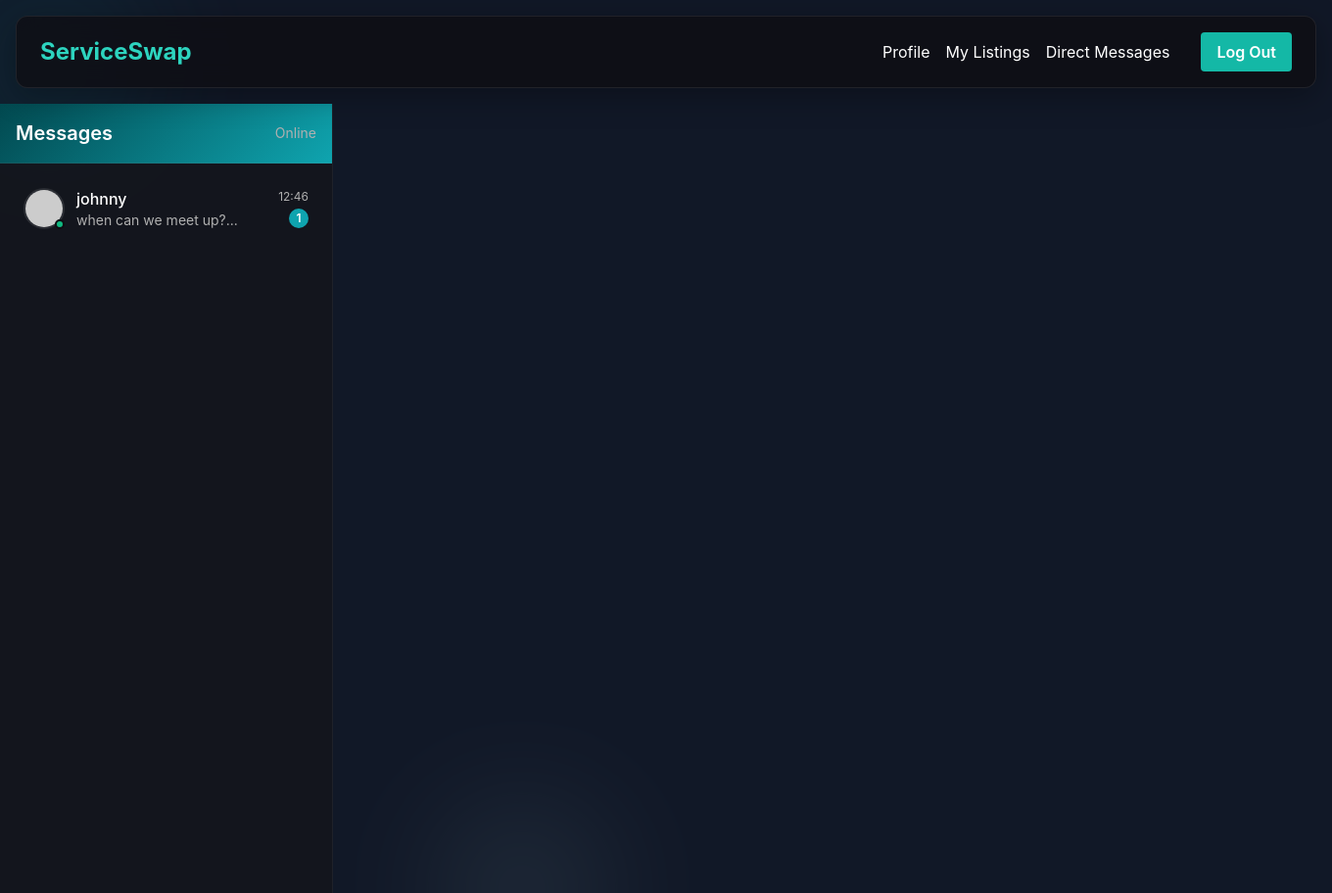
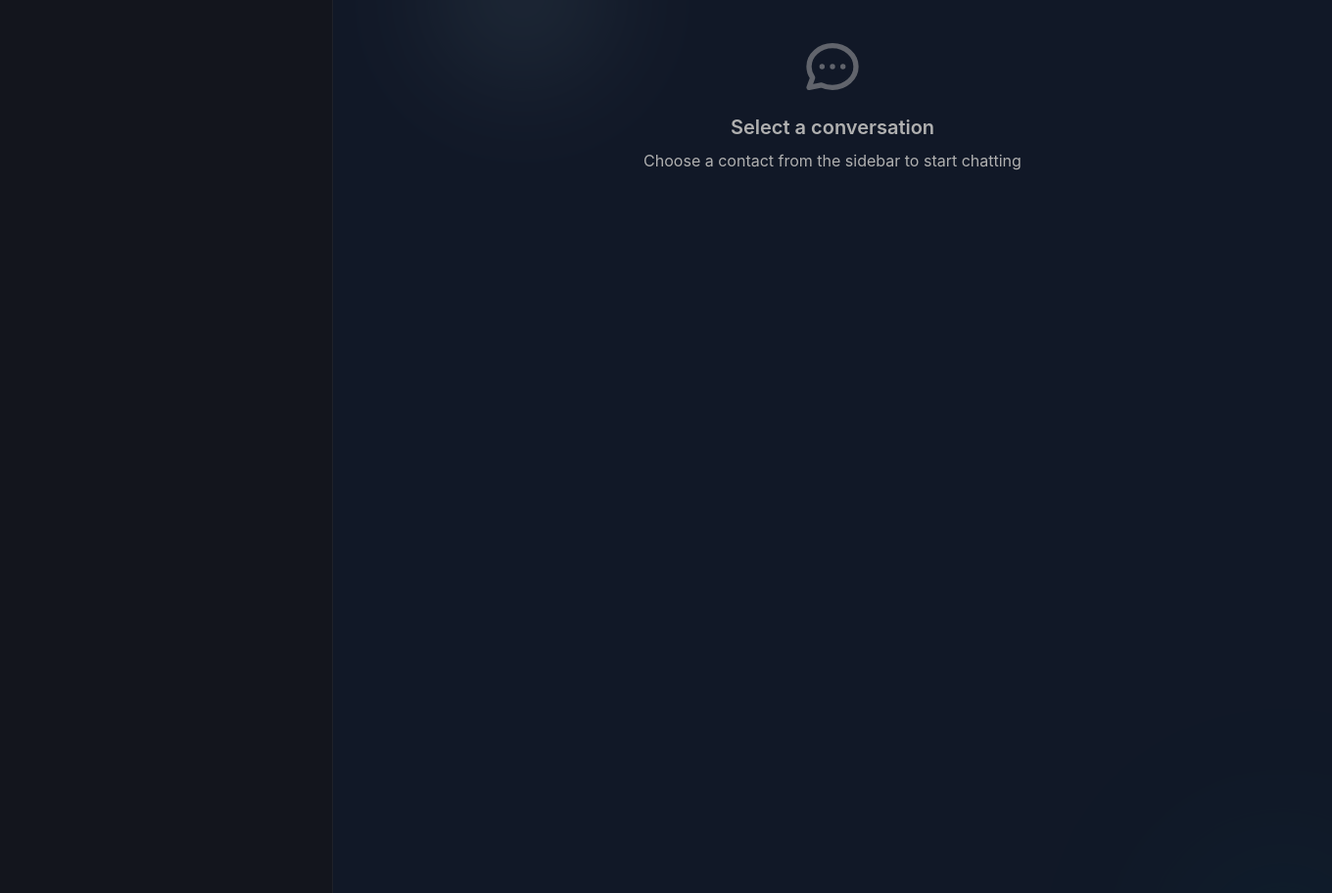
The app's page /inbox/ (signed in) with its own data (2 pictures, top to bottom).
### app.py (models this page shows)
class Users(db.Model, UserMixin):
    __tablename__ = 'users'
    id = db.Column(db.Integer, primary_key=True)
    username = db.Column(db.String(80), nullable=False)
    email = db.Column(db.String(120), unique=True, nullable=False)
    password = db.Column(db.String(200), nullable=False)
    talking_to = db.Column(MutableList.as_mutable(JSON), default=list)
    bio = db.Column(db.Text, default="")
    qualifications = db.Column(MutableList.as_mutable(JSON), default=list)
    profile_picture = db.Column(db.String(200), default="imgs/user.png")

class Message(db.Model):
    __tablename__ = 'messages'
    id = db.Column(db.Integer, primary_key=True)
    sender_id = db.Column(db.Integer, db.ForeignKey('users.id'), nullable=False)
    receiver_id = db.Column(db.Integer, db.ForeignKey('users.id'), nullable=False)
    content = db.Column(db.Text, nullable=False)
    timestamp = db.Column(db.DateTime, default=datetime.utcnow)
    is_read = db.Column(db.Boolean, default=False)
    sender = db.relationship('Users', foreign_keys=[sender_id], backref='sent_messages')
    receiver = db.relationship('Users', foreign_keys=[receiver_id], backref='received_messages')

### app.py (the view)
@app.route('/inbox/')
@login_required
def inbox():
    talking_to_ids = current_user.talking_to
    chat_users = []
    for user_id in talking_to_ids:
        user = Users.query.get(user_id)
        if user:
            last_message = Message.query.filter(
                ((Message.sender_id == current_user.id) & (Message.receiver_id == user_id)) |
                ((Message.sender_id == user_id) & (Message.receiver_id == current_user.id))
            ).order_by(Message.timestamp.desc()).first()
            unread_count = Message.query.filter(
                Message.sender_id == user_id,
                Message.receiver_id == current_user.id,
                Message.is_read == False
            ).count()
            chat_users.append({
                'user': user,
                'last_message': last_message,
                'unread_count': unread_count
            })
    chat_users.sort(key=lambda x: x['last_message'].timestamp if x['last_message'] else datetime.min, reverse=True)
    chat_with_id = request.args.get("chat_with", type=int)
    chat_users_data = [
        {
            "id": chat['user'].id,
            "username": chat['user'].username,
            "unread_count": chat['unread_count']
        }
        for chat in chat_users
    ]
    return render_template("inbox.html", chat_users=chat_users, current_user=current_user,
                           chat_with_id=chat_with_id, chat_users_json=chat_users_data)

### app.py (called while the page is built)
@login_manager.user_loader
def load_user(user_id):
    return Users.query.get(int(user_id))

### templates/inbox.html (shortened to what this page needs)
{% extends "base.html" %}
{% block content %}
<div class="gradient-circle circle-1"></div>
<div class="gradient-circle circle-2"></div>
<div class="gradient-circle circle-3"></div>
<div class="flex h-screen overflow-hidden">
    <div class="w-1/4 sidebar">
        <header class="p-4 border-b border-gray-800 flex justify-between items-center header">
            <h1 class="text-xl font-semibold">Messages</h1>
            <div class="text-sm text-secondary">Online</div>
        </header>
        <div class="overflow-y-auto h-screen p-3 mb-9 pb-20">
            {% for chat in chat_users %}
            <div onclick="startChat('{{ chat.user.username }}', {{ chat.user.id }})"
                 class="flex items-center mb-3 contact-item p-3 rounded-md cursor-pointer"
                 data-user-id="{{ chat.user.id }}">
                <div class="relative">
                    <img src="https://placehold.co/200x/ffa8e4/ffffff.svg?text={{ chat.user.username|first|upper }}&font=Lato"
                         alt="User Avatar" class="avatar">
                    <div class="status-indicator"></div>
                </div>
                <div class="flex-1 ml-3">
                    <p class="text-primary font-medium">{{ chat.user.username }}</p>
                    <p class="text-secondary text-sm truncate">
                        {% if chat.last_message %}
                            {{ chat.last_message.content[:30] }}...
                        {% else %}
                            No messages yet
                        {% endif %}
                    </p>
                </div>
                <div class="flex flex-col items-end">
                    <div class="text-xs text-secondary mb-1">
                        {% if chat.last_message %}
                            {{ chat.last_message.timestamp.strftime('%H:%M') }}
                        {% endif %}
                    </div>
                    {% if chat.unread_count > 0 %}
                        <div class="unread-badge">{{ chat.unread_count }}</div>
                    {% endif %}
                </div>
            </div>
            {% endfor %}
        </div>
    </div>
    <div class="flex-1 w-3/4 empty-state" id="empty-state">
        <svg fill="none" stroke="currentColor" viewBox="0 0 24 24">
            <path stroke-linecap="round" stroke-linejoin="round" stroke-width="2" d="M8 12h.01M12 12h.01M16 12h.01M21 12c0 4.418-4.03 8-9 8a9.863 9.863 0 01-4.255-.949L3 20l1.395-3.72C3.512 15.042 3 13.574 3 12c0-4.418 4.03-8 9-8s9 3.582 9 8z"></path>
        </svg>
        <h3 class="text-xl font-semibold mb-2">Select a conversation</h3>
        <p>Choose a contact from the sidebar to start chatting</p>
    </div>
</div>
{% endblock %}

### static/css/style.css (style rules this page uses)
body { background-color: #262626; color: white; }

### templates/base.html (style rules this page uses)
:root { --primary: #0FA4AF; --primary-dark: #024950; --primary-light: #AFDDE5; --accent: #269af2; --bg-dark: #0f0f13; --bg-darker: #0a0a0d; --text-primary: #ffffff; --text-secondary: #b0b0b0; }
body { background-color: var(--bg-dark); font-family: 'Inter', -apple-system, BlinkMacSystemFont, sans-serif; color: var(--text-primary); overflow-x: hidden; position: relative; min-height: 100vh; animation: fadeIn 0.5s ease-in-out; }

### templates/inbox.html (style rules this page uses)
:root { --primary: #0FA4AF; --primary-dark: #024950; --primary-light: #AFDDE5; --accent: #269af2; --bg-dark: #0f0f13; --bg-darker: #0a0a0d; --text-primary: #ffffff; --text-secondary: #b0b0b0; }
body { background-color: var(--bg-dark); font-family: 'Inter', -apple-system, BlinkMacSystemFont, sans-serif; color: var(--text-primary); overflow-x: hidden; position: relative; min-height: 100vh; animation: fadeIn 0.5s ease-in-out; }
.sidebar { background: rgba(20, 20, 25, 0.7) !important; border-right: 1px solid rgba(255, 255, 255, 0.05) !important; }
.header { background: linear-gradient(135deg, var(--primary-dark), var(--primary)) !important; border-bottom: 1px solid rgba(255, 255, 255, 0.08); }
.contact-item { transition: all 0.2s ease; border-radius: 8px; }
.text-primary { color: var(--text-primary) !important; }
.text-secondary { color: var(--text-secondary) !important; }
.gradient-circle { position: absolute; border-radius: 50%; filter: blur(60px); opacity: 0.15; z-index: -1; }
.circle-1 { width: 300px; height: 300px; background: radial-gradient(circle, var(--primary), transparent 70%); top: -100px; left: -100px; }
.circle-2 { width: 400px; height: 400px; background: radial-gradient(circle, var(--primary-dark), transparent 70%); bottom: -150px; right: -150px; }
.circle-3 { width: 250px; height: 250px; background: radial-gradient(circle, var(--primary-light), transparent 70%); top: 40%; left: 30%; }
.avatar { width: 42px; height: 42px; border-radius: 50%; object-fit: cover; border: 2px solid rgba(255, 255, 255, 0.1); }
h1, h2, h3 { font-weight: 600; }
.status-indicator { width: 10px; height: 10px; border-radius: 50%; background: #10B981; position: absolute; bottom: 0; right: 0; border: 2px solid var(--bg-dark); }
.unread-badge { background: var(--primary); color: white; border-radius: 50%; min-width: 20px; height: 20px; display: flex; align-items: center; justify-content: center; font-size: 0.75rem; font-weight: 600; }
.empty-state { display: flex; flex-direction: column; align-items: center; justify-content: center; height: 100%; color: var(--text-secondary); text-align: center; padding: 40px; }
.empty-state svg { width: 64px; height: 64px; margin-bottom: 16px; opacity: 0.5; }

### records on screen
Users: user.username "johnny"
Message: last_message "when can we meet up?", last_message.timestamp "12:46"

### other values on screen
{{ chat.unread_count }} "1"
